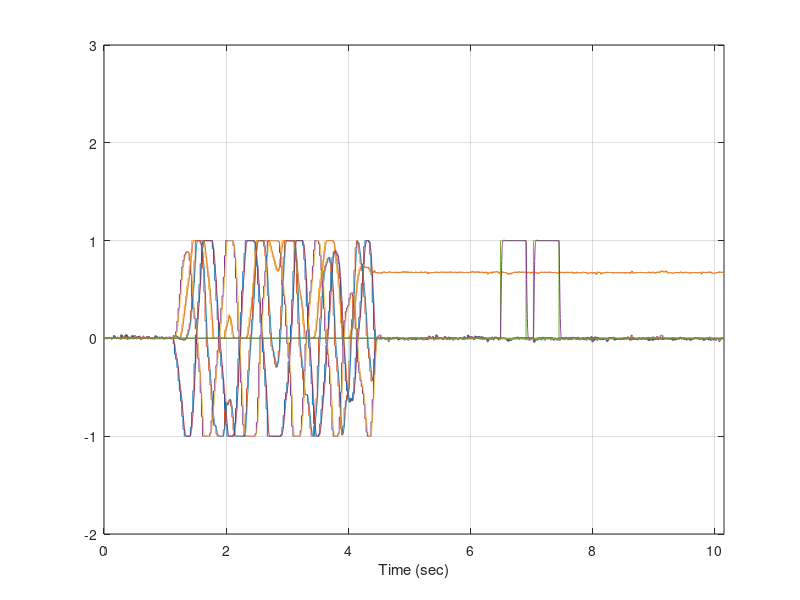
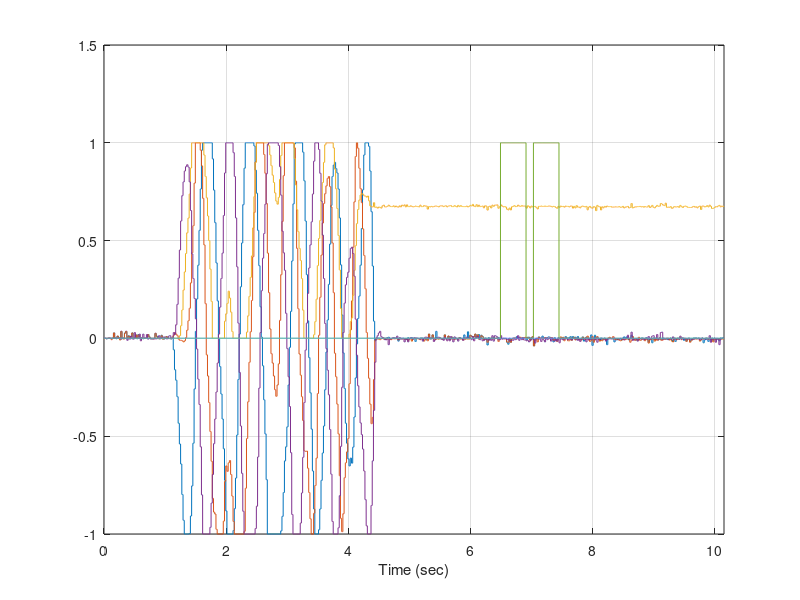

The MATLAB script that drew these images, in order:
clc, clear variables
%%

% 2 khz
max_num_of_floats = 2000000 / (4 * (8 + 2) * 2000)


% openlager
% file_id = fopen('LOG000.TXT');
file_id = fopen('LOG001.TXT');


num_of_floats = fread(file_id, 1, 'uint8')

data_raw = fread(file_id, 'single');
length(data_raw)

fclose(file_id);


%%

data.values = reshape(data_raw, [num_of_floats, length(data_raw)/num_of_floats]).';
            
data.time = cumsum(data.values(:,1)) * 1e-6;
data.time = data.time - data.time(1);

data.values = data.values(:,2:end);


%%

figure(1)
plot(data.time(1:end-1), diff(data.time * 1e6)), grid on
title( sprintf(['Mean dTime = %0.2f musec, ', ...
                'Std. dTime = %0.2f musec, ', ...
                'Median dTime = %0.2f musec'], ...
                mean(diff(data.time * 1e6)), ...
                std(diff(data.time * 1e6)), ...
                median(diff(data.time * 1e6))) )
xlabel('Time (sec)'), ylabel('dTime (musec)')
ylim([0 1.2*max(diff(data.time * 1e6))])
xlim([0 data.time(end-1)])

figure(2)
plot(data.time, data.values), grid on
xlabel('Time (sec)')
xlim([0 data.time(end)])


%%

% SBus elrs
load data_03.mat % save data_03 data
Ts = 500 * 1e-6;

w0 = 20 * 2*pi;
D = sqrt(3)/2;
Gf = c2d(tf(w0^2, [1 2*D*w0 w0^2]), Ts, 'tustin');

data_f = filter(Gf.num{1}, Gf.den{1}, data.values);

figure(1)
plot(data.time, [data.values, data_f]), grid on
xlabel('Time (sec)')
xlim([0 data.time(end)])
ylim([-2 3])
